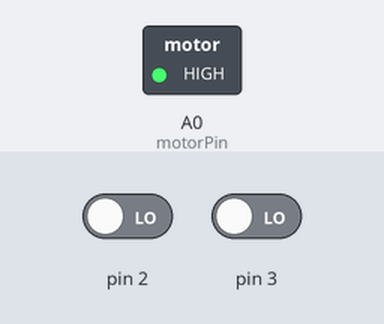
This sketch was run on a simulated Arduino Uno, built with avr-gcc and run on an emulated ATmega328P. On the bench: switched loads named in the sketch (green lamp = pin HIGH). The test bench sets the inputs (shaded band); at power-on: pin 2 LOW, pin 3 LOW. What the sketch prints to the serial monitor is not drawn.

Above: at 0.1 s.
Timing chart, 0 to 1.6 s (numbered marks = the images above):
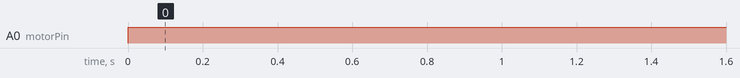

Measured:
- by itself, A0 (motorPin): LOW → HIGH at 0.00 s

The sketch:

EV_REAL_REAL_REAL.ino
```cpp
const int motorPin=A0;

//measurement in millimeters..............................
double distance=12050; //[9000,10000,11000,12000]
double circumference=107*PI;
double numRev=distance/circumference;
double numTickShaft=numRev*180;
double numTicks=numTickShaft;


double dist8=8500;
double numRev8=dist8/circumference;
double numTick8=numRev8*180;

 int pos;
void setup() {
  pos=0;
  attachInterrupt(digitalPinToInterrupt(2), interruptFunction, CHANGE);
  attachInterrupt(digitalPinToInterrupt(3), interruptFunction, CHANGE);
  Serial.begin(9600);
  Serial.println("Serial has started");
    Serial.println(numTicks);


}

void loop() {
  if (pos <= -numTicks) {
    Serial.println(pos);
    analogWrite(motorPin,0);
    while (true) {}
  }
  if (pos <= -numTick8) {
    Serial.println("this is being executed");

    analogWrite(motorPin,130);//less than 10.3
    delay(25);
    analogWrite(motorPin,0);//less than 10.3
    delay(150);
  }
  else {
  Serial.println(pos);
  analogWrite(motorPin,255);
  }
  // put your main code here, to run repeatedly:

}

void interruptFunction() {
  if (digitalRead(2)==digitalRead(3)) {
      pos--;
  }


}
```
